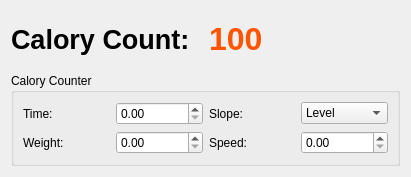
<?xml version="1.0" encoding="UTF-8"?>
<ui version="4.0">
 <class>Widget</class>
 <widget class="QWidget" name="Widget">
  <property name="geometry">
   <rect>
    <x>0</x>
    <y>0</y>
    <width>411</width>
    <height>177</height>
   </rect>
  </property>
  <property name="windowTitle">
   <string>Form</string>
  </property>
  <layout class="QVBoxLayout" name="verticalLayout">
   <item>
    <layout class="QHBoxLayout" name="horizontalLayout">
     <item>
      <widget class="QLabel" name="label">
       <property name="font">
        <font>
         <pointsize>20</pointsize>
         <bold>true</bold>
        </font>
       </property>
       <property name="text">
        <string>Calory Count:</string>
       </property>
      </widget>
     </item>
     <item>
      <widget class="QLabel" name="caloryLabel">
       <property name="font">
        <font>
         <pointsize>24</pointsize>
         <bold>true</bold>
        </font>
       </property>
       <property name="styleSheet">
        <string notr="true">color: rgb(255, 85, 0);</string>
       </property>
       <property name="text">
        <string>100</string>
       </property>
      </widget>
     </item>
    </layout>
   </item>
   <item>
    <widget class="QGroupBox" name="groupBox">
     <property name="title">
      <string>Calory Counter</string>
     </property>
     <layout class="QGridLayout" name="gridLayout">
      <item row="0" column="0">
       <layout class="QHBoxLayout" name="horizontalLayout_2">
        <item>
         <widget class="QLabel" name="label_2">
          <property name="text">
           <string>Time:</string>
          </property>
         </widget>
        </item>
        <item>
         <widget class="QDoubleSpinBox" name="timeSpinBox"/>
        </item>
        <item>
         <widget class="QLabel" name="label_4">
          <property name="text">
           <string>Slope:</string>
          </property>
         </widget>
        </item>
        <item>
         <widget class="QComboBox" name="comboBox">
          <item>
           <property name="text">
            <string>Level</string>
           </property>
          </item>
         </widget>
        </item>
       </layout>
      </item>
      <item row="1" column="0">
       <layout class="QHBoxLayout" name="horizontalLayout_3">
        <item>
         <widget class="QLabel" name="label_3">
          <property name="text">
           <string>Weight:</string>
          </property>
         </widget>
        </item>
        <item>
         <widget class="QDoubleSpinBox" name="weightSpinBox"/>
        </item>
        <item>
         <widget class="QLabel" name="label_5">
          <property name="text">
           <string>Speed:</string>
          </property>
         </widget>
        </item>
        <item>
         <widget class="QDoubleSpinBox" name="speedSpinBox"/>
        </item>
       </layout>
      </item>
     </layout>
    </widget>
   </item>
  </layout>
 </widget>
 <resources/>
 <connections/>
</ui>
